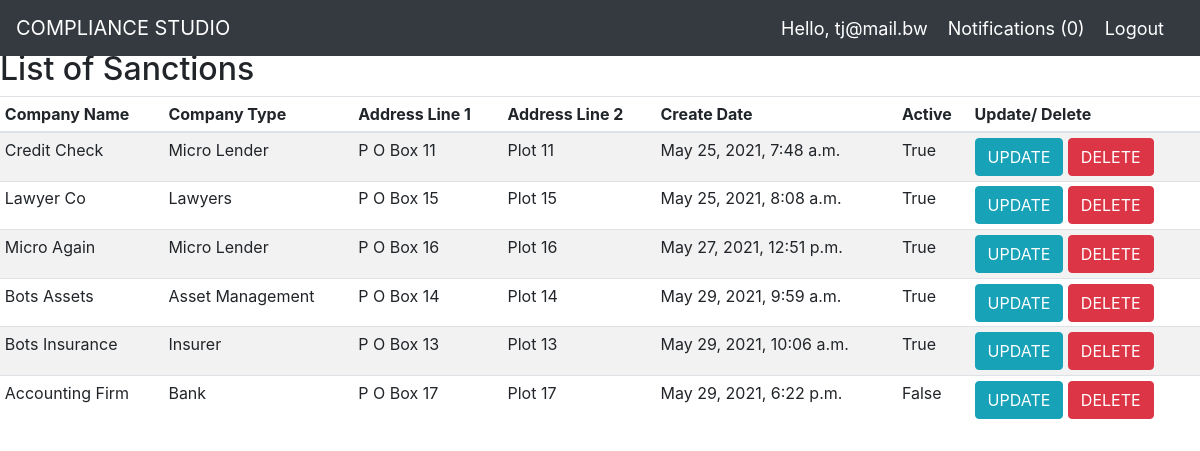
Page /companyList/ (signed in) on the committed database.
### unsc/models.py (models this page shows, shortened)
class User(AbstractUser):
   is_regulator = models.BooleanField(default=False)
   is_officer = models.BooleanField(default=True)
   work_number = models.CharField(max_length=64, default=3650000)
   cellphone_number = models.CharField(max_length=64, default=72000000)
   business_name = models.ForeignKey('Company', null=True, on_delete=SET_NULL)

class Company(models.Model):
    company_name = models.CharField(max_length=255, unique=True)
    company_type = models.ForeignKey(CompanyType, null=True, on_delete=models.SET_NULL)
    address_line_1 = models.CharField(max_length=255)
    address_line_2 = models.CharField(max_length=255)
    city = models.CharField(max_length=255)
    country = models.CharField(max_length=255)
    regulator = models.ManyToManyField(Regulator)
    slug = models.SlugField(max_length=255, unique=True)
    created_by = models.ForeignKey(User, null=True, on_delete=models.SET_NULL)
    is_active = models.BooleanField(default=False)
    create_date = models.DateTimeField(auto_now_add=True)
    update_date = models.DateTimeField(auto_now=True)
    class Meta:
        verbose_name_plural = 'Companies'

class CompanyType(models.Model):
    TYPES = [
        ('Bank', 'Bank'),
        ('Micro Lender', 'Micro Lender'),
        ('Insurer','Insurer'),
        ('Asset Management','Asset Management'),
        ('Lawyers','Lawyers')
    ]
    company_type = models.CharField(max_length=64, choices=TYPES, unique=True)
    created_by = models.ForeignKey(User, null=True, on_delete=models.SET_NULL)
    create_date = models.DateTimeField(auto_now_add=True)
    update_date = models.DateTimeField(auto_now=True)
    def __str__(self):
        return self.company_type

### unsc/views.py (the view)
# urls.py: path('companyList/', views.CompanyListView.as_view(), name='company-list'),
class CompanyListView(LoginRequiredMixin, ListView):
    template_name = 'unsc/companyList.html'
    queryset = Company.objects.all()
    context_object_name = 'company'

### notification/context_processor.py (called while the page is built)
def notifications(request):
    if request.user.is_authenticated:
        return {'notifications': request.user.to_user.filter(is_read=False)}
    else:
        return {'notifications': []}

### unsc/templates/unsc/companyList.html
 {% extends 'unsc/main.html' %}
{% block content %}
 <h2>List of Sanctions</h2>
      <div class="table-responsive">
        <table class="table table-striped table-sm">
          <thead>
            <tr>
              <th>Company Name</th>
              <th>Company Type</th>
              <th>Address Line 1</th>
              <th>Address Line 2</th>
              <th>Create Date</th>
              <th>Active</th>
              <th>Update/ Delete</td>
            </tr>
          </thead>
          <tbody>
          {% for c in company%}
            <tr>
              <td>{{c.company_name}}</td>
              <td>{{c.company_type}}</td>
              <td>{{c.address_line_1}}</td>
              <td>{{c.address_line_2}}</td>
              <td>{{c.create_date}}</td>
              <td>{{c.is_active}}</td>
              <td><a href="{% url 'unsc:company-update' c.id %}" class="btn btn-info">UPDATE</a> <a href="" class="btn btn-danger">DELETE</a> </td>
            </tr>
            {% endfor %}
          </tbody>
        </table>
    </div>
{% endblock %}

### unsc/templates/unsc/navbar.html (shortened to what this page needs)
  <nav class="navbar navbar-expand-lg fixed-top navbar-dark bg-dark">
      <a class="navbar-brand" href="#">COMPLIANCE STUDIO</a>
    {% if request.user.is_authenticated %}
      <span class="hello-msg">Hello, {{request.user}}</span>
      <span><a  class="notifications" href="{% url 'unsc:notifications' %}">Notifications ({{notifications.count}})</a></span>
      <span><a class="hello-msg" href="{% url 'unsc:logOutPage' %}">Logout</a></span>
    {% endif %}
  </nav>

### unsc/templates/unsc/navbar.html (style rules this page uses)
.hello-msg, .notifications { font-size: 18px; color: #fff; margin-right: 20px; }

### rows in the picture
User: user "tj@mail.bw"
Company: company_name "Credit Check", company_type "Micro Lender", address_line_1 "P O Box 11", address_line_2 "Plot 11", create_date "May 25, 2021, 7:48 a.m.", is_active "True"
Company: company_name "Lawyer Co", company_type "Lawyers", address_line_1 "P O Box 15", address_line_2 "Plot 15", create_date "May 25, 2021, 8:08 a.m.", is_active "True"
Company: company_name "Micro Again", company_type "Micro Lender", address_line_1 "P O Box 16", address_line_2 "Plot 16", create_date "May 27, 2021, 12:51 p.m.", is_active "True"
Company: company_name "Bots Assets", company_type "Asset Management", address_line_1 "P O Box 14", address_line_2 "Plot 14", create_date "May 29, 2021, 9:59 a.m.", is_active "True"
Company: company_name "Bots Insurance", company_type "Insurer", address_line_1 "P O Box 13", address_line_2 "Plot 13", create_date "May 29, 2021, 10:06 a.m.", is_active "True"
Company: company_name "Accounting Firm", company_type "Bank", address_line_1 "P O Box 17", address_line_2 "Plot 17", create_date "May 29, 2021, 6:22 p.m.", is_active "False"

### other values in the picture
{{ notifications.count }} "0"
